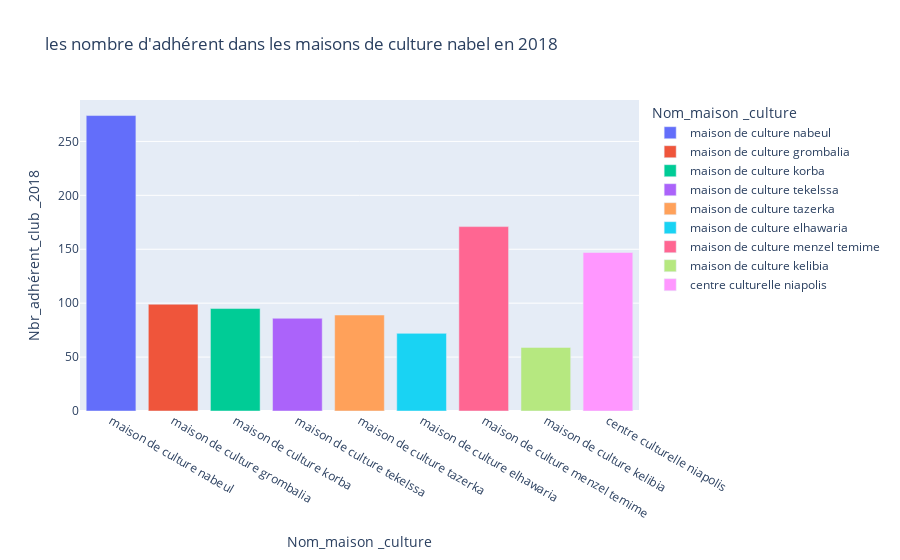

Write notebook code for a chart like this one.
### Code cell
df2=pd.read_csv('donnes-annuels-sur-les-nombres-d-adherent-des-clubs--nabeul-2018-2019.csv')
px.bar(df2, x='Nom_maison _culture', y='Nbr_adhérent_club _2018', color='Nom_maison _culture',
      title="les nombre d'adhérent dans les maisons de culture nabel en 2018")

### Figure 1 — Plotly figure (JSON) as saved in the notebook; plotly's stock layout.template omitted (floating-point values rounded to 4 significant figures)
{"data": [{"alignmentgroup": "True", "hovertemplate": "Nom_maison _culture=%{x}<br>Nbr_adhérent_club _2018=%{y}<extra></extra>", "legendgroup": "maison de culture nabeul", "marker": {"color": "#636efa"}, "name": "maison de culture nabeul", "offsetgroup": "maison de culture nabeul", "orientation": "v", "showlegend": true, "textposition": "auto", "type": "bar", "x": ["maison de culture nabeul"], "xaxis": "x", "y": [274], "yaxis": "y"}, {"alignmentgroup": "True", "hovertemplate": "Nom_maison _culture=%{x}<br>Nbr_adhérent_club _2018=%{y}<extra></extra>", "legendgroup": "maison de culture grombalia ", "marker": {"color": "#EF553B"}, "name": "maison de culture grombalia ", "offsetgroup": "maison de culture grombalia ", "orientation": "v", "showlegend": true, "textposition": "auto", "type": "bar", "x": ["maison de culture grombalia "], "xaxis": "x", "y": [99], "yaxis": "y"}, {"alignmentgroup": "True", "hovertemplate": "Nom_maison _culture=%{x}<br>Nbr_adhérent_club _2018=%{y}<extra></extra>", "legendgroup": "maison de culture korba ", "marker": {"color": "#00cc96"}, "name": "maison de culture korba ", "offsetgroup": "maison de culture korba ", "orientation": "v", "showlegend": true, "textposition": "auto", "type": "bar", "x": ["maison de culture korba "], "xaxis": "x", "y": [95], "yaxis": "y"}, {"alignmentgroup": "True", "hovertemplate": "Nom_maison _culture=%{x}<br>Nbr_adhérent_club _2018=%{y}<extra></extra>", "legendgroup": "maison de culture tekelssa ", "marker": {"color": "#ab63fa"}, "name": "maison de culture tekelssa ", "offsetgroup": "maison de culture tekelssa ", "orientation": "v", "showlegend": true, "textposition": "auto", "type": "bar", "x": ["maison de culture tekelssa "], "xaxis": "x", "y": [86], "yaxis": "y"}, {"alignmentgroup": "True", "hovertemplate": "Nom_maison _culture=%{x}<br>Nbr_adhérent_club _2018=%{y}<extra></extra>", "legendgroup": "maison de culture tazerka ", "marker": {"color": "#FFA15A"}, "name": "maison de culture tazerka ", "offsetgroup": "maison de culture tazerka ", "orientation": "v", "showlegend": true, "textposition": "auto", "type": "bar", "x": ["maison de culture tazerka "], "xaxis": "x", "y": [89], "yaxis": "y"}, {"alignmentgroup": "True", "hovertemplate": "Nom_maison _culture=%{x}<br>Nbr_adhérent_club _2018=%{y}<extra></extra>", "legendgroup": "maison de culture elhawaria ", "marker": {"color": "#19d3f3"}, "name": "maison de culture elhawaria ", "offsetgroup": "maison de culture elhawaria ", "orientation": "v", "showlegend": true, "textposition": "auto", "type": "bar", "x": ["maison de culture elhawaria "], "xaxis": "x", "y": [72], "yaxis": "y"}, {"alignmentgroup": "True", "hovertemplate": "Nom_maison _culture=%{x}<br>Nbr_adhérent_club _2018=%{y}<extra></extra>", "legendgroup": "maison de culture menzel temime ", "marker": {"color": "#FF6692"}, "name": "maison de culture menzel temime ", "offsetgroup": "maison de culture menzel temime ", "orientation": "v", "showlegend": true, "textposition": "auto", "type": "bar", "x": ["maison de culture menzel temime "], "xaxis": "x", "y": [171], "yaxis": "y"}, {"alignmentgroup": "True", "hovertemplate": "Nom_maison _culture=%{x}<br>Nbr_adhérent_club _2018=%{y}<extra></extra>", "legendgroup": "maison de culture kelibia ", "marker": {"color": "#B6E880"}, "name": "maison de culture kelibia ", "offsetgroup": "maison de culture kelibia ", "orientation": "v", "showlegend": true, "textposition": "auto", "type": "bar", "x": ["maison de culture kelibia "], "xaxis": "x", "y": [59], "yaxis": "y"}, {"alignmentgroup": "True", "hovertemplate": "Nom_maison _culture=%{x}<br>Nbr_adhérent_club _2018=%{y}<extra></extra>", "legendgroup": "centre culturelle niapolis ", "marker": {"color": "#FF97FF"}, "name": "centre culturelle niapolis ", "offsetgroup": "centre culturelle niapolis ", "orientation": "v", "showlegend": true, "textposition": "auto", "type": "bar", "x": ["centre culturelle niapolis "], "xaxis": "x", "y": [147], "yaxis": "y"}], "layout": {"barmode": "relative", "legend": {"title": {"text": "Nom_maison _culture"}, "tracegroupgap": 0}, "title": {"text": "les nombre d'adhérent dans les maisons de culture nabel en 2018"}, "xaxis": {"anchor": "y", "categoryarray": ["maison de culture nabeul", "maison de culture grombalia ", "maison de culture korba ", "maison de culture tekelssa ", "maison de culture tazerka ", "maison de culture elhawaria ", "maison de culture menzel temime ", "maison de culture kelibia ", "centre culturelle niapolis "], "categoryorder": "array", "domain": [0, 1], "title": {"text": "Nom_maison _culture"}}, "yaxis": {"anchor": "x", "domain": [0, 1], "title": {"text": "Nbr_adhérent_club _2018"}}}}
